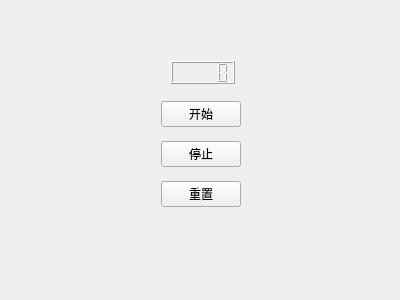
<?xml version="1.0" encoding="UTF-8"?>
<ui version="4.0">
 <class>Widget</class>
 <widget class="QWidget" name="Widget">
  <property name="geometry">
   <rect>
    <x>0</x>
    <y>0</y>
    <width>400</width>
    <height>300</height>
   </rect>
  </property>
  <property name="windowTitle">
   <string>Widget</string>
  </property>
  <layout class="QGridLayout" name="gridLayout">
   <item row="0" column="0">
    <widget class="QWidget" name="widget" native="true">
     <widget class="QLCDNumber" name="lcdNumber">
      <property name="geometry">
       <rect>
        <x>160</x>
        <y>50</y>
        <width>64</width>
        <height>23</height>
       </rect>
      </property>
     </widget>
     <widget class="QPushButton" name="btnStart">
      <property name="geometry">
       <rect>
        <x>150</x>
        <y>90</y>
        <width>80</width>
        <height>26</height>
       </rect>
      </property>
      <property name="text">
       <string>开始</string>
      </property>
     </widget>
     <widget class="QPushButton" name="btnStop">
      <property name="geometry">
       <rect>
        <x>150</x>
        <y>130</y>
        <width>80</width>
        <height>26</height>
       </rect>
      </property>
      <property name="text">
       <string>停止</string>
      </property>
     </widget>
     <widget class="QPushButton" name="btnRestart">
      <property name="geometry">
       <rect>
        <x>150</x>
        <y>170</y>
        <width>80</width>
        <height>26</height>
       </rect>
      </property>
      <property name="text">
       <string>重置</string>
      </property>
     </widget>
    </widget>
   </item>
  </layout>
 </widget>
 <layoutdefault spacing="6" margin="11"/>
 <resources/>
 <connections/>
</ui>
